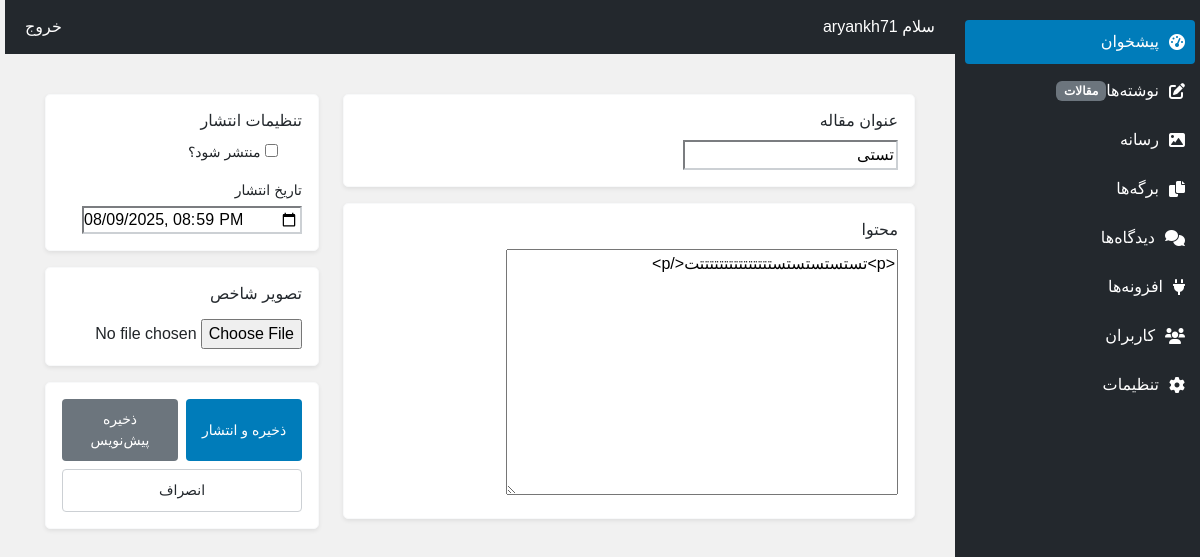
The page /posts/12/edit/ (signed in) on the database its author committed.
### accounts/models.py (models this page shows, shortened)
class User(AbstractUser):
    phone = models.CharField(max_length=20, blank=True, null=True)
    birthday = models.DateField(blank=True, null=True)
    GENDER_CHOICES = [
        ('M', 'مرد'),
        ('F', 'زن'),
        ('O', 'سایر')
    ]
    gender = models.CharField(max_length=1, choices=GENDER_CHOICES, blank=True, null=True)

### blog/models.py (models this page shows, shortened)
class Post(models.Model):
    title = models.CharField(max_length=200, verbose_name='عنوان')
    content = CKEditor5Field(verbose_name='محتوا', config_name='default')
    author = models.ForeignKey(User, on_delete=models.CASCADE, verbose_name='نویسنده')
    published_at = models.DateTimeField(verbose_name='تاریخ انتشار')
    is_published = models.BooleanField(default=False, verbose_name='منتشر شده؟')
    updated_at = models.DateTimeField(auto_now=True, verbose_name='آخرین بروزرسانی')
    slug = models.SlugField(max_length=200, unique=True, allow_unicode=True, verbose_name='آدرس یکتا')
    image = models.ImageField(upload_to='posts/images/',blank=True, verbose_name='تصویر')
    class Meta:
        ordering = ['-published_at']
        verbose_name = 'مقاله'
        verbose_name_plural = 'مقالات'

### content_management/views.py (the view)
# urls.py: path('posts/<int:pk>/edit/', post_update, name='post_update'),
@login_required
@user_passes_test(staff_required)
def post_update(request, pk):
    post = get_object_or_404(Post, pk=pk)
    if request.method == 'POST':
        form = PostForm(request.POST, request.FILES, instance=post)
        if form.is_valid():
            post = form.save(commit=False)
            post.author = request.user  # تنظیم نویسنده
            if 'publish' in request.POST:
                post.is_published = True
                if not post.published_at:
                    post.published_at = timezone.now()
            elif 'draft' in request.POST:
                post.is_published = False
                if not post.published_at:
                    post.published_at = timezone.now()  # تنظیم برای فیلد اجباری
            post.save()
            messages.success(request, 'مقاله با موفقیت ویرایش شد.')
            return redirect('post_list')
        else:
            messages.error(request, 'خطایی در فرم وجود دارد. لطفاً فیلدها را بررسی کنید.')
            print(form.errors)  # برای دیباگ
            print("User:", request.user, "Is authenticated:", request.user.is_authenticated)
    else:
        form = PostForm(instance=post)
    return render(request, 'dashboard/posts/post_form.html', {'form': form, 'post': post})

### blog/forms.py
class PostForm(forms.ModelForm):
    class Meta:
        model = Post
        fields = ['title', 'content', 'published_at', 'is_published', 'image']
        widgets = {
            'published_at': forms.DateTimeInput(attrs={'type': 'datetime-local'}),
        }
        labels = {
            'title': 'عنوان',
            'content': 'محتوا',
            'author': 'نویسنده',
            'published_at': 'تاریخ انتشار',
            'is_published': 'منتشر شود؟',
            'image': 'تصویر',
        }

### content_management/views.py (called while the page is built)
def staff_required(user):
    return user.is_authenticated and (user.is_staff or user.is_superuser)

### content_management/templates/dashboard/posts/post_form.html (shortened to what this page needs)
{% extends 'panel.html' %}
{% block content %}
<div class="wp-editor-container" style="max-width: 1200px; margin: 20px; font-family: 'Vazirmatn', Tahoma, sans-serif;">
  <form method="post" enctype="multipart/form-data" action="{% if post %}{% url 'post_update' post.pk %}{% else %}{% url 'post_create' %}{% endif %}">
    <div class="row g-4">
      <div class="col-md-8">
        <div class="card border-light shadow-sm" style="border-radius: 5px; background: #fff;">
          <div class="card-body">
            <h4 class="card-title" style="font-size: 16px; color: #23282d; margin: 0 0 10px;">عنوان مقاله</h4>
            {{ form.title }}
          </div>
        </div>
        <div class="card border-light shadow-sm mt-3" style="border-radius: 5px; background: #fff;">
          <div class="card-body">
            <h4 class="card-title" style="font-size: 16px; color: #23282d; margin: 0 0 10px;">محتوا</h4>
            {{ form.content }}
          </div>
        </div>
      </div>
      <div class="col-md-4">
        <div class="card border-light shadow-sm" style="border-radius: 5px; background: #fff;">
          <div class="card-body">
            <h4 class="card-title" style="font-size: 16px; color: #23282d; margin: 0 0 10px;">تنظیمات انتشار</h4>
            <div class="form-check mb-3">
              {{ form.is_published }}
              <label class="form-check-label" for="{{ form.is_published.id_for_label }}" style="font-size: 14px;">منتشر شود؟</label>
            </div>
            <label for="{{ form.published_at.id_for_label }}" style="font-size: 14px; display: block; margin-bottom: 5px;">تاریخ انتشار</label>
            {{ form.published_at }}
          </div>
        </div>
        <div class="card border-light shadow-sm mt-3" style="border-radius: 5px; background: #fff;">
          <div class="card-body">
            <h4 class="card-title" style="font-size: 16px; color: #23282d; margin: 0 0 10px;">تصویر شاخص</h4>
            {{ form.image }}
          </div>
        </div>
        <div class="card border-light shadow-sm mt-3" style="border-radius: 5px; background: #fff;">
          <div class="card-body">
            <div class="d-flex gap-2">
              <button type="submit" name="publish" class="btn btn-primary" style="flex: 1; padding: 10px; background: #007cba; border: none; border-radius: 4px; font-size: 14px;">ذخیره و انتشار</button>
              <button type="submit" name="draft" class="btn btn-secondary" style="flex: 1; padding: 10px; background: #6c757d; border: none; border-radius: 4px; font-size: 14px;">ذخیره پیش‌نویس</button>
            </div>
            <a href="{% url 'post_list' %}" class="btn btn-outline-secondary d-block mt-2" style="padding: 10px; color: #23282d; border: 1px solid #ccd0d4; border-radius: 4px; font-size: 14px; text-decoration: none; text-align: center;" onclick="return confirm('آیا مطمئن هستید انصراف می‌دهید؟');">انصراف</a>
          </div>
        </div>
      </div>
    </div>
  </form>
</div>
{% endblock %}

### content_management/templates/panel.html (shortened to what this page needs)
<!DOCTYPE html>
<html lang="fa" dir="rtl">
<head>
    <link rel="stylesheet" href="https://cdn.jsdelivr.net/npm/bootstrap@5.3.3/dist/css/bootstrap.rtl.min.css">
    <link rel="stylesheet" href="https://cdnjs.cloudflare.com/ajax/libs/font-awesome/6.0.0-beta3/css/all.min.css">
</head>
<body>
    <div class="topbar d-flex justify-content-between align-items-center">
        <span>سلام {{ request.user.first_name|default:request.user.username }}</span>
        <a href="{% url 'logout' %}" class="text-white text-decoration-none">خروج</a>
    </div>
    <div class="sidebar">
        <a href="#" class="active"><i class="fas fa-tachometer-alt"></i> پیشخوان</a>
        <a href="{% url 'post_list' %}"><i class="fas fa-edit"></i> نوشته‌ها <span class="badge bg-secondary">مقالات</span></a>
        <a href="#"><i class="fas fa-image"></i> رسانه</a>
        <a href="#"><i class="fas fa-copy"></i> برگه‌ها</a>
        <a href="#"><i class="fas fa-comments"></i> دیدگاه‌ها</a>
        <a href="#"><i class="fas fa-plug"></i> افزونه‌ها</a>
        <a href="#"><i class="fas fa-users"></i> کاربران</a>
        <a href="#"><i class="fas fa-cog"></i> تنظیمات</a>
    </div>
    <div class="main-content">
        {% block content %}{% endblock %}
    </div>
</body>
</html>

### content_management/templates/panel.html (style rules this page uses)
body { font-family: Vazirmatn, Tahoma, sans-serif; background-color: #f1f1f1; }
.sidebar { width: 250px; height: 100vh; background-color: #23282d; color: #fff; position: fixed; top: 0; right: 0; padding: 20px 10px; }
.sidebar a { display: flex; align-items: center; padding: 10px; color: #fff; text-decoration: none; margin-bottom: 5px; border-radius: 4px; }
.sidebar a i { margin-left: 10px; }
.sidebar a:hover, .sidebar a.active { background-color: #007cba; }
.topbar { background-color: #23282d; color: #fff; padding: 15px 20px; margin-right: 250px; }
.main-content { margin-right: 250px; padding: 20px; }

### content_management/templates/dashboard/posts/post_form.html (style rules this page uses)
.wp-editor-container .form-control, .wp-editor-container input[type="text"], .wp-editor-container input[type="datetime-local"], .wp-editor-container select { box-sizing: border-box; font-family: 'Vazirmatn', Tahoma, sans-serif; border-color: #ccd0d4; }
.wp-editor-container .card { box-shadow: 0 1px 3px rgba(0,0,0,0.1); }

### rows shown on the page
User: user.first_name "aryankh71"
Post: title "تستی", content "<p>تستستستستستتتتتتتتتتتتتتتت</p>", published_at "08/09/2025 20:59"
